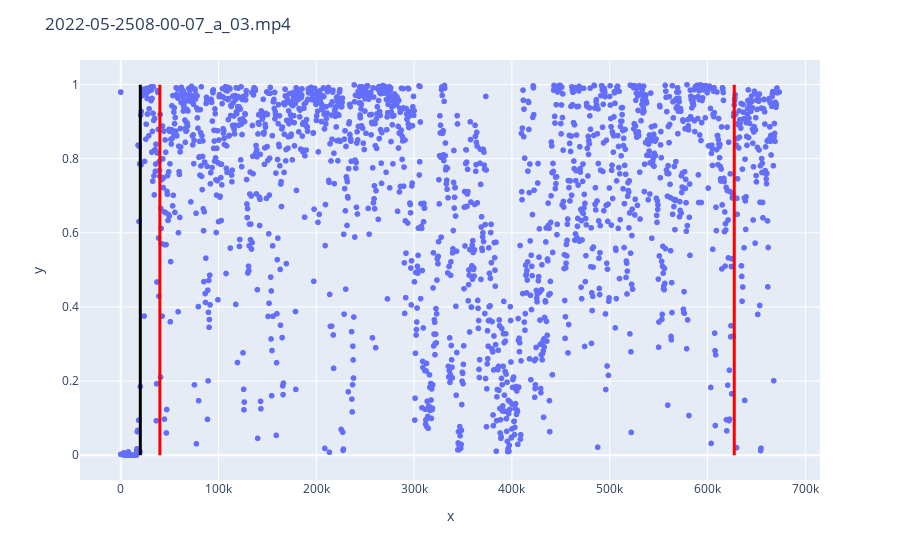

The code cell stored with this chart in its notebook:
### Code cell
plot_gt_against_preds(probs, times, performance_val[performance_val['exit_performance'] == 'incorrectly_detected'])

### Figure 1 — Plotly figure (JSON) as saved in the notebook; plotly's stock layout.template omitted (floating-point values rounded to 4 significant figures; data arrays with more than 128 entries replaced by an {"elided": "..."} marker saying what was removed)
{"data": [{"connectgaps": false, "hovertemplate": "x=%{x}<br>y=%{y}<extra></extra>", "legendgroup": "", "marker": {"color": "#636efa", "symbol": "circle"}, "mode": "markers", "name": "", "showlegend": false, "type": "scattergl", "x": {"elided": "2025 float values"}, "xaxis": "x", "y": {"elided": "2025 float values"}, "yaxis": "y"}], "layout": {"legend": {"tracegroupgap": 0}, "margin": {"t": 60}, "shapes": [{"line": {"color": "black", "width": 3}, "type": "line", "x0": 20000, "x1": 20000, "xref": "x", "y0": 0, "y1": 0.9993, "yref": "y"}, {"line": {"color": "red", "width": 3}, "type": "line", "x0": 40000.0, "x1": 40000.0, "xref": "x", "y0": 0, "y1": 0.9993, "yref": "y"}, {"line": {"color": "red", "width": 3}, "name": "predicted exit time", "type": "line", "x0": 627300.0, "x1": 627300.0, "xref": "x", "y0": 0, "y1": 0.9993, "yref": "y"}], "showlegend": true, "title": {"text": "2022-05-2508-00-07_a_03.mp4"}, "xaxis": {"anchor": "y", "domain": [0, 1], "title": {"text": "x"}}, "yaxis": {"anchor": "x", "domain": [0, 1], "title": {"text": "y"}}}}
